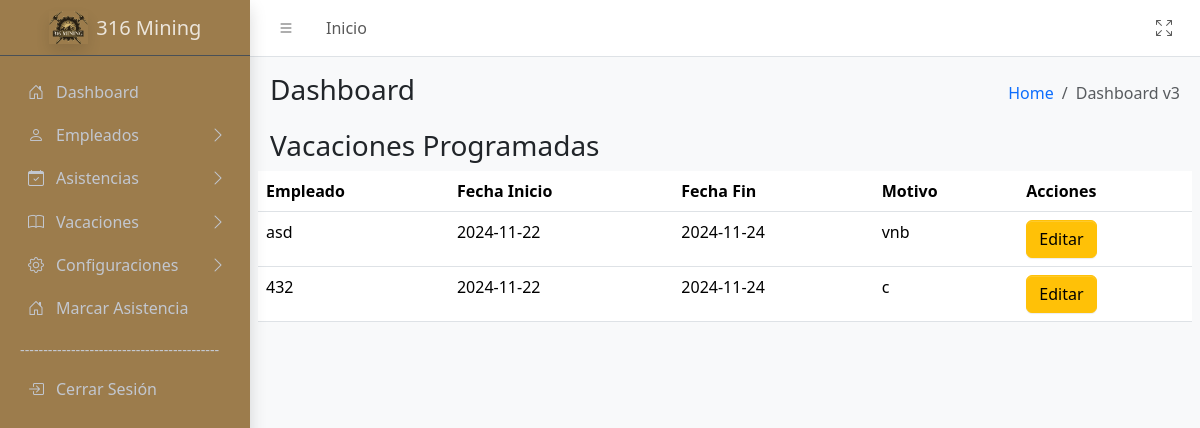
The app's page /sistema/controller/VacacionesController/VacacionesController.php?action=MostrarVacacionesProgramadas (signed in) with its own data.
### tables this page shows
CREATE TABLE `vacaciones` (
  `idVacacion` int(11) NOT NULL,
  `idEmpleado` int(11) DEFAULT NULL,
  `fecha_inicio` date DEFAULT NULL,
  `fecha_fin` date DEFAULT NULL,
  `motivo` varchar(100) DEFAULT NULL
);

CREATE TABLE `empleados` (
  `idEmpleado` int(11) NOT NULL,
  `nombres` varchar(50) NOT NULL,
  `apellidos` varchar(50) NOT NULL,
  `dni` varchar(8) NOT NULL,
  `correo` varchar(50) NOT NULL,
  `telefono` varchar(15) DEFAULT NULL,
  `idPuesto` int(11) DEFAULT NULL,
  `idTurno` int(11) DEFAULT NULL,
  `estado` enum('Activo','Inactivo') DEFAULT 'Activo',
  `habilitado` tinyint(1) NOT NULL,
  `idApp` varchar(10) DEFAULT NULL COMMENT 'id para la app',
  `passwordApp` varchar(20) DEFAULT NULL COMMENT 'contra para la app',
  `idmarcar` varchar(5) NOT NULL,
  `passmarcar` varchar(5) NOT NULL
);

### sistema/controller/BaseController.php (called while the page is built, shortened)
<?php
class BaseController {
        protected function loadView($view,
                                        $data = [],
                                        $additionalCss = [],
                                        $additionalJs = [],
                                        $title = 'Sistema') {
                                    include __DIR__ . '/../view/templates/layout.php';
    }
}
?>

### sistema/model/conexion.php (called while the page is built, shortened)
<?php
class Database {
    public function __construct() {
        try {
            $host = 'localhost';
            $dbname = 'biometrico';
            $username = 'root';
            $password = '';
            $this->conn = new PDO("mysql:host=$host;dbname=$dbname", $username, $password);
        } catch (PDOException $e) {
            echo "Error de conexión: " . $e->getMessage();
            exit();
        }
    }
}
?>

### sistema/model/VacacionesModel/VacacionesModel.php (called while the page is built, shortened)
<?php
require_once __DIR__ . '/../conexion.php';
class Vacaciones extends Database
{
    public function getVacacionesProgramadas()
    {
        $sql = "SELECT v.idVacacion, v.fecha_inicio, v.fecha_fin, v.motivo, e.nombres
                FROM vacaciones v
                JOIN empleados e ON v.idEmpleado = e.idEmpleado";
        $stmt = $this->conn->prepare($sql);
        $stmt->execute();
        return $stmt->fetchAll(PDO::FETCH_ASSOC);
    }
}
?>

### sistema/view/Vacaciones/VacacionesProgramadas.php (the view, shortened to what this page needs)
<div class="col-sm-6">
    <h3 class="mb-0">Dashboard</h3>
</div>
<div class="col-sm-6">
    <ol class="breadcrumb float-sm-end">
        <li class="breadcrumb-item"><a href="/biometrico/sistema/controller/DashboardController/DashboardController.php?action=MostrarDashboard">Home</a></li>
        <li class="breadcrumb-item active" aria-current="page">
            Dashboard v3
        </li>
    </ol>
</div>
</div>
</div>
</div>
<div class="app-content">
    <div class="container-fluid">
        <div class="row">
            <div class="container-fluid">
                <div class="row">
                    <h3>Vacaciones Programadas</h3>
                    <table class="table">
                        <thead>
                            <tr>
                                <th>Empleado</th>
                                <th>Fecha Inicio</th>
                                <th>Fecha Fin</th>
                                <th>Motivo</th>
                                <th>Acciones</th>
                            </tr>
                        </thead>
                        <tbody>
                            <?php foreach ($vacaciones as $vacacion): ?>
                                <tr>
                                    <td><?= htmlspecialchars($vacacion['nombres']) ?></td>
                                    <td><?= $vacacion['fecha_inicio'] ?></td>
                                    <td><?= $vacacion['fecha_fin'] ?></td>
                                    <td><?= htmlspecialchars($vacacion['motivo']) ?></td>
                                    <td>
                                        <button class='btn btn-warning' data-bs-toggle='modal' data-bs-target='#modalEditarVacacion' data-idVacacion='<?= $vacacion['idVacacion'] ?>'>Editar</button>
                                    </td>
                                </tr>
                            <?php endforeach; ?>
                        </tbody>
                    </table>
                </div>
            </div>
        </div>
    </div>
</div>

### records on screen
vacaciones: idEmpleado.nombres "asd", fecha_inicio "2024-11-22", fecha_fin "2024-11-24", motivo "vnb"
vacaciones: idEmpleado.nombres "432", fecha_inicio "2024-11-22", fecha_fin "2024-11-24", motivo "c"
